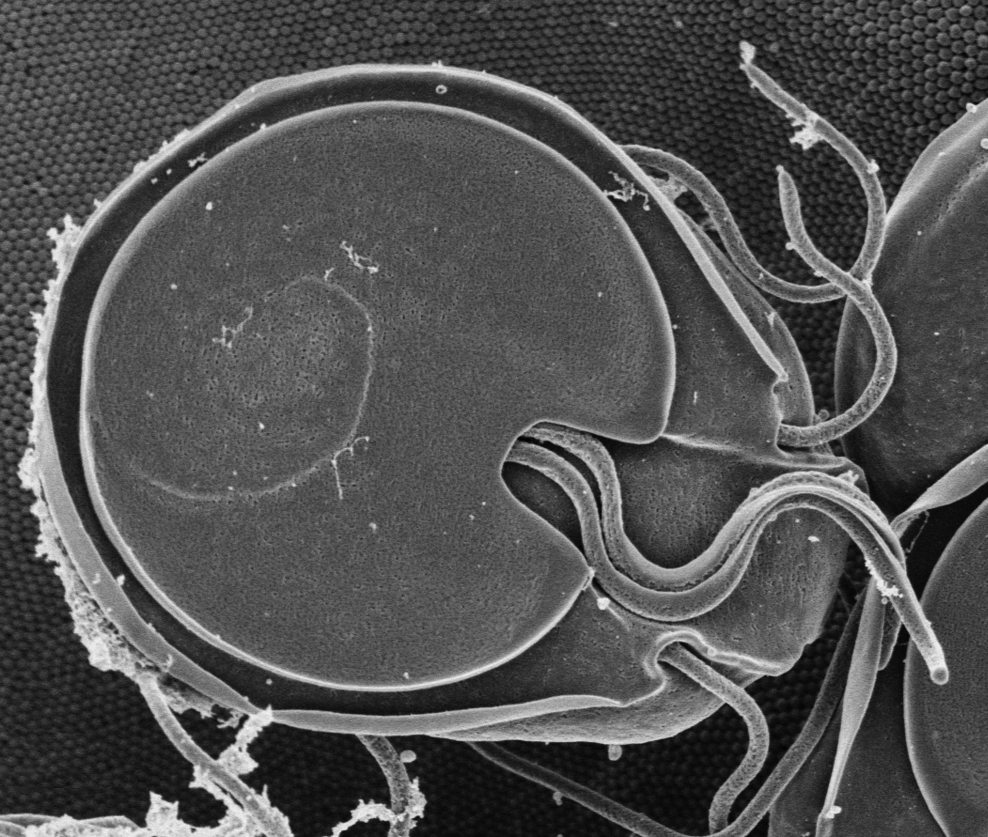
#> input picture trophozoite.tif, 988 x 837 px; the run also reads 1 picture not shown here
$ jupyter execute --allow-errors lab13_report.ipynb   (shell and % lines are left out)
#> lines starting #> are read from the running program, lines starting #| are printed output that depends on the picture
<h1><center>
    ECE 438: Digital Signal Processing with Applications<br/>
    Lab 13: Image Compression<br/>
    <small>Date:</small><br/>
    <small>Section:</small><br>
</center></h1>

[cell 1]
import heapq
import numpy as np
import cv2
from collections import defaultdict
import matplotlib.pyplot as plt
import scipy.fftpack as fftpack

### **0. Introduction**

#### In this lab, we will explore the basics of image compression. Compression helps reduce the amount of data needed to represent an image, thereby saving storage and transmission resources. This lab covers three types of redundancy and how to eliminate them: coding redundancy, spatial redundancy, and irrelevant information. We will also implement JPEG compression techniques, including traditional JPEG and modern JPEG 2000.

### **1. Coding Redundancy: Huffman Coding**

#### **Introduction**

Coding redundancy refers to using more bits than necessary to represent image data. **Huffman coding** is a very effective lossless data compression technique that reduces coding redundancy by assigning shorter codes to more frequently occurring symbols. In this exercise, we will implement Huffman encoding and decoding for image pixel values.

The basic principle of Huffman coding is to construct a binary tree (Huffman tree), where each leaf node represents a symbol (in an image, a pixel value). The construction of the Huffman tree is based on the probability (frequency) of symbols, with higher frequency symbols having shorter paths, minimizing the overall code length.

When processing an image, the first step is to count the frequency of each pixel value (ranging from 0 to 255). Then, based on these frequencies, a Huffman tree is constructed, and a unique binary code is generated for each pixel value. Using these codes, we can encode the entire image, achieving compression by reducing the storage space required.

#### **Mathematical Description of Huffman Coding**

Suppose we have $n$ symbols $s_1, s_2, \dots, s_n$, with their respective probabilities being $p_1, p_2, \dots, p_n$. The goal of Huffman coding is to generate a code such that the average code length $L$ is minimized.

The formula for the average code length is:

$$
L = \sum_{i=1}^{n} p_i \times l_i
$$

where $l_i$ is the code length for symbol $s_i$.

Huffman coding generates a prefix code by constructing a binary tree. All symbols are initially treated as individual nodes and sorted by their frequencies. Each time, the two nodes with the lowest frequencies are selected and merged to form a new node, continuing until all nodes are combined into a single tree. This resulting tree is called the Huffman tree.

For image data, assume we have a grayscale image with pixel values ranging from 0 to 255. We first count the frequency of each pixel value and then use these frequencies to construct the Huffman tree. The encoding process replaces each pixel value with its corresponding Huffman code, resulting in compressed image data.

#### **Significance of Huffman Encoding and Decoding**

Huffman coding achieves data compression by reducing the code length for frequently occurring symbols. Through experiments, we can observe that using Huffman coding significantly reduces the storage space required for an image while retaining lossless data integrity. Huffman decoding, on the other hand, restores the encoded data to its original form.

In this lab, we will encode and decode the pixel values of an image, observe the effect of Huffman coding on compression, and compare the data size before and after encoding.

#### **Exercise 1: Huffman Encoding and Decoding of an Image**

In this exercise, you will implement Huffman encoding and decoding for the pixel values of a grayscale image. First, calculate the frequency of each pixel value (0-255), then construct a Huffman tree, generate the codes, and use them to encode and decode the image.

**Task:** Complete the following `huffman_decode_image` function by implementing the code to traverse the Huffman tree using the bits from the encoded image. Replace the missing part marked as a student task.

[cell 2]
class HuffmanNode:
    def __init__(self, char, freq):
        self.char = char
        self.freq = freq
        self.left = None
        self.right = None

    def __lt__(self, other):
        return self.freq < other.freq

# Function to build the Huffman tree
def build_huffman_tree(freq_dict):
    heap = []
    for char, freq in freq_dict.items():
        heapq.heappush(heap, HuffmanNode(char, freq))

    while len(heap) > 1:
        left = heapq.heappop(heap)
        right = heapq.heappop(heap)

        # Merge nodes
        merged = HuffmanNode(None, left.freq + right.freq)
        merged.left = left
        merged.right = right

        heapq.heappush(heap, merged)

    return heap[0]

# Function to generate Huffman codes
def generate_huffman_codes(root, code='', code_dict={}):
    if root is not None:
        if root.char is not None:
            code_dict[root.char] = code
        generate_huffman_codes(root.left, code + '0', code_dict)
        generate_huffman_codes(root.right, code + '1', code_dict)
    return code_dict

# Function to encode an image using Huffman codes
def huffman_encode_image(image, codes):
    encoded_image = ""
    for pixel in image.flatten():
        encoded_image += codes[pixel]
    return encoded_image

# Function to decode a Huffman encoded string
def huffman_decode_image(encoded_image, root, shape):
    decoded_image = []
    current_node = root
    for bit in encoded_image:
        # Exercise 1:
        # Hint: Traverse to the left or right based on the current bit ('0' or '1')
        # If a leaf node is reached, append its character to the decoded_image list and return to the root.

        if bit == '0':
            # Go to the left child node
            current_node = None
        else:
            # Go to the right child node
            pass
        if current_node.left is None and current_node.right is None:
            decoded_image.append(current_node.char)
            current_node = root

    return np.array(decoded_image).reshape(shape)

[cell 3]
# Load the image
image_path = 'trophozoite.tif'
image = cv2.imread(image_path, cv2.IMREAD_GRAYSCALE)
#> image is the input picture: shape (837, 988); min 0, max 249, mean 81.7

# Calculate pixel frequency
freq_dict = defaultdict(int)
for pixel in image.flatten():
    freq_dict[pixel] += 1
#> this loop made 826956 passes
#> pixel on passes 1 to 3: 100, 93, 71
#> after the loop, freq_dict = 250 items

# Build Huffman tree and generate codes
root = build_huffman_tree(freq_dict)
#> the loop in build_huffman_tree, `for char, freq in freq_dict.items():` made 250 passes
#> (char, freq) on passes 1 to 3: (100, 5326), (93, 8853), (71, 9494)
#> the loop in build_huffman_tree, `while len(heap) > 1:` made 249 passes
codes = generate_huffman_codes(root)
#> codes = 250 items

# Encode and decode the image
encoded_image = huffman_encode_image(image, codes)
#> the loop in huffman_encode_image, `for pixel in image.flatten():` made 826956 passes
#> pixel on passes 6 to 8: 47, 63, 73
#> (the rest of this cell did not finish here and is left out)

#> after the loop in huffman_decode_image, `for bit in encoded_image:`: decoded_image = []

# Calculate original and encoded data size
original_size = len(image.flatten()) * 8  # Original image size in bits
encoded_size = len(encoded_image)  # Encoded size in bits
compression_ratio = original_size / encoded_size

print("Original image and decoded image are equal:", np.array_equal(image, decoded_image))
print(f"Original data size: {original_size} bits")
print(f"Encoded data size: {encoded_size} bits")
print(f"Compression ratio: {compression_ratio:.2f}")

[cell 4]
# Display original and decoded images
plt.figure(figsize=(10, 5))
plt.subplot(1, 2, 1)
plt.imshow(image, cmap='gray')
plt.title('Original Image')
plt.axis('off')

plt.subplot(1, 2, 2)
#> (the rest of this cell did not finish here and is left out)

### **2. Spatial Redundancy: Lossless Predictive Coding**

#### **Introduction**

Spatial redundancy occurs when pixel values can be predicted from neighboring pixels. In **lossless predictive coding**, we use the values of neighboring pixels to predict the current pixel value.

#### **Predictive Coding Formula**

For a given pixel value $P(i, j)$, a linear predictor can be used to obtain the predicted value $\hat{P}(i, j)$, for example:

$$
\hat{P}(i, j) = P(i, j-1)
$$

The transmitted value is the residual, which is the difference between the actual pixel value and the predicted value:

$$
R(i, j) = P(i, j) - \hat{P}(i, j)
$$

#### **Exercise 2: Lossless Predictive Coding**

In this exercise, you will implement predictive coding for the pixel values of a grayscale image. The goal is to reduce spatial redundancy by predicting each pixel value based on its neighboring pixel and calculating the residual.

**Task:** Complete the following `predictive_coding` function by implementing the code to predict each pixel value based on its left neighbor. Replace the missing part marked as a student task.

[cell 5]
def predictive_coding(image):
    height, width = image.shape
    residual = np.zeros_like(image)

    # Exercise 2: Implement predictive coding
    # Hint: Use the value of the left pixel (i, j-1) to predict the current pixel value (i, j)
    for i in range(height):
        for j in range(1, width):
            # Use the left pixel to predict the current pixel value
            residual[i, j] = None

    return residual

[cell 6]
# Load the image
image_path = 'matches-aligned.tif'
image = cv2.imread(image_path, cv2.IMREAD_GRAYSCALE)
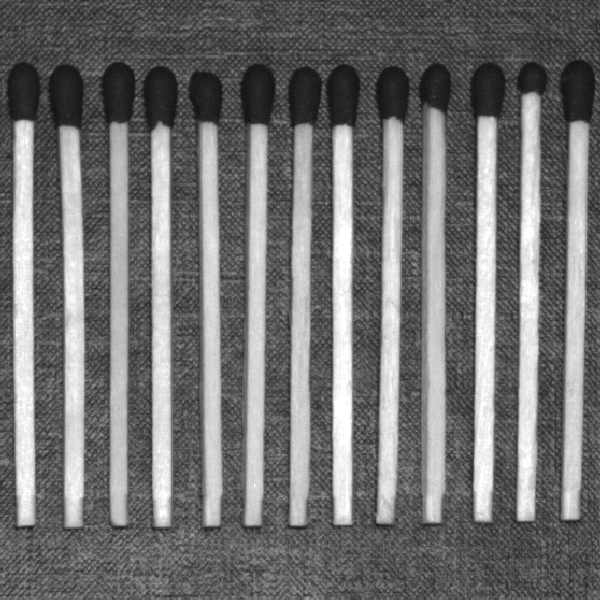
#> input picture matches-aligned.tif, 600 x 600 px
#> image is the input picture: shape (600, 600); min 17, max 255, mean 112.8

# Apply predictive coding
#> (the rest of this cell did not finish here and is left out)

# Display original and residual images
plt.figure(figsize=(10, 5))
plt.subplot(1, 2, 1)
plt.imshow(image, cmap='gray')
plt.title('Original Image')
plt.axis('off')

plt.subplot(1, 2, 2)
plt.imshow(residual, cmap='gray')
plt.title('Residual Image')
plt.axis('off')
plt.show()

[cell 7]
freq_dict_original = defaultdict(int)
for pixel in image.flatten():
    freq_dict_original[pixel] += 1
#> this loop made 360000 passes
#> pixel on passes 1 to 3: 94, 94, 85
#> after the loop, freq_dict_original = 239 items

root_original = build_huffman_tree(freq_dict_original)
#> the loop in build_huffman_tree (call 2), `for char, freq in freq_dict.items():` made 239 passes
#> (char, freq) on passes 1 to 3: (94, 4469), (85, 4800), (72, 5434)
#> the loop in build_huffman_tree (call 2), `while len(heap) > 1:` made 238 passes
codes_original = generate_huffman_codes(root_original)
#> codes_original = 256 items

encoded_original_image = huffman_encode_image(image, codes_original)
#> the loop in huffman_encode_image (call 2), `for pixel in image.flatten():` made 360000 passes
#> pixel on passes 7 to 9: 88, 92, 80
encoded_original_size = len(encoded_original_image)  # Encoded size in bits
#> encoded_original_size = 2655478
#> (the rest of this cell did not finish here and is left out)

### **3. Irrelevant Information: Quantization Compression**

#### **Introduction**

Quantization compression is a form of **lossy compression**, which reduces the precision of pixel values in an image. By grouping similar values together, quantization allows for substantial data compression with minimal perceived quality loss. This is especially useful in scenarios where some loss of information is acceptable in exchange for significant reductions in data size.

The process of quantization can be mathematically expressed as:

$$
\hat{I}_{ij} = \left( \frac{I_{ij}}{Q} \right) \times Q
$$

where $I_{ij}$ is the original pixel value, $Q$ is the quantization level, and $\hat{I}_{ij}$ is the quantized value. This operation effectively reduces the number of distinct values that a pixel can take by grouping nearby values, resulting in compression.

#### **RMSE Calculation**

Quantization introduces loss, and to evaluate the quality of the quantized image compared to the original, we use the **Root Mean Square Error (RMSE)**. RMSE provides an objective measure of the error introduced during compression:

$$
RMSE = \sqrt{\frac{1}{M \times N} \sum_{i=1}^M \sum_{j=1}^N (I_{ij} - \hat{I}_{ij})^2}
$$

where $I_{ij}$ is the original pixel value, $\hat{I}_{ij}$ is the quantized pixel value, and $M \times N$ is the total number of pixels.

#### **Exercise 3: Quantization Compression**

In this exercise, you will apply quantization to a grayscale image to reduce its precision and observe the resulting data compression and quality loss. The RMSE will be used to evaluate the quality of the quantized image compared to the original.

**Task 1:** Complete the following `quantize` function by adjusting the precision of pixel values according to the quantization level. Replace the missing part marked as a student task.

**Task 2:** Complete the following `calculate_rmse function`, which calculates the RMSE between the original and quantized images.

[cell 8]
# Function for quantization
def quantize(image, quantization_level):
    # Apply quantization to reduce image precision
    # Hint: Divide the pixel values by the quantization level, and then multiply back to restore the value range
    quantized_image = None
    return quantized_image

# Function to calculate RMSE
def calculate_rmse(original, compressed):
    #Hint: calculate the difference between the original and compressed images, then compute take the square root of the mean squared error
    RMSE = None
    return RMSE

[cell 9]
# Load the image
image_path = 'vase.tif'
image = cv2.imread(image_path, cv2.IMREAD_GRAYSCALE)
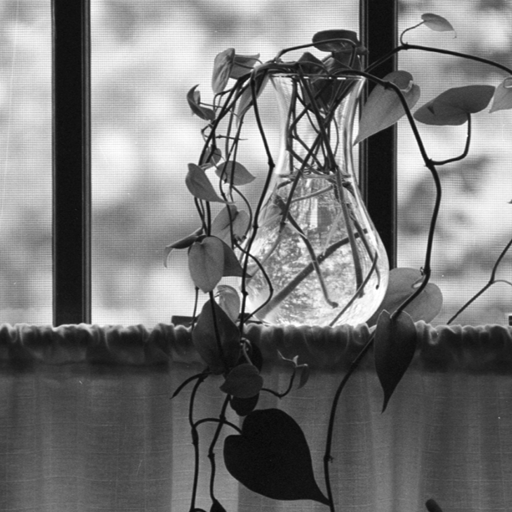
#> input picture vase.tif, 512 x 512 px
#> image is the input picture: shape (512, 512); min 6, max 255, mean 118.2

# Apply quantization
quantization_level = 16  # Adjust the quantization level to observe different effects
quantized_image = quantize(image, quantization_level)

# Display original and quantized images
plt.figure(figsize=(10, 5))
plt.subplot(1, 2, 1)
plt.imshow(image, cmap='gray')
plt.title('Original Image')
plt.axis('off')

plt.subplot(1, 2, 2)
#> (the rest of this cell did not finish here and is left out)

[cell 10]
# Calculate RMSE
rmse_value = calculate_rmse(image, quantized_image)
#> (the rest of this cell did not finish here and is left out)

### **4. JPEG Compression**

#### **Introduction**

**JPEG (Joint Photographic Experts Group) compression** is a widely used lossy image compression method that significantly reduces the file size while maintaining acceptable visual quality. JPEG compression relies on several key steps: **Discrete Cosine Transform (DCT)**, **quantization**, and **entropy encoding**.

#### **JPEG Compression Process**

1. **Color Space Transformation**: The image is first converted from the RGB color space to the YCbCr color space, separating brightness (Y) from chrominance components (Cb and Cr). This allows for more effective compression, as the chrominance components can be downsampled without significantly affecting perceived image quality.

2. **Block Division**: The image is divided into non-overlapping blocks of size $8 \times 8$ pixels. Each block is processed separately to facilitate DCT and quantization.

3. **Discrete Cosine Transform (DCT)**: Each $8 \times 8$ block undergoes a **Discrete Cosine Transform (DCT)** to convert the pixel values from the spatial domain to the frequency domain. The DCT formula for an $8 \times 8$ block is:

   $$
   F(u, v) = \frac{1}{4} C(u) C(v) \sum_{x=0}^{7} \sum_{y=0}^{7} f(x, y) \cos\left(\frac{(2x+1)u\pi}{16}\right) \cos\left(\frac{(2y+1)v\pi}{16}\right)
   $$

   where $f(x, y)$ is the pixel value at position $(x, y)$, and $C(u), C(v)$ are scaling factors defined as:

   $$
   C(u), C(v) =
   \begin{cases}
   \frac{1}{\sqrt{2}} & \text{if } u, v = 0 \\
   1 & \text{otherwise}
   \end{cases}
   $$

   The DCT transforms the image into a set of frequency components, with lower frequencies containing most of the image information and higher frequencies representing finer details.

4. **Quantization**: The DCT coefficients are quantized to reduce the precision of the higher frequency components, which results in data loss but also significant reduction in file size. This is achieved by dividing each DCT coefficient by a corresponding value in a quantization matrix and rounding to the nearest integer:

   $$
   Q(u, v) = \text{round}\left(\frac{F(u, v)}{q(u, v)}\right)
   $$

   where $F(u, v)$ is the DCT coefficient and $q(u, v)$ is the quantization factor from the quantization matrix. Larger quantization factors lead to greater compression but also greater quality loss.

   The **quantization matrix** plays a crucial role in determining the level of compression. A typical quantization matrix is:

   $$
   \begin{bmatrix}
   16 & 11 & 10 & 16 & 24 & 40 & 51 & 61 \\
   12 & 12 & 14 & 19 & 26 & 58 & 60 & 55 \\
   14 & 13 & 16 & 24 & 40 & 57 & 69 & 56 \\
   14 & 17 & 22 & 29 & 51 & 87 & 80 & 62 \\
   18 & 22 & 37 & 56 & 68 & 109 & 103 & 77 \\
   24 & 35 & 55 & 64 & 81 & 104 & 113 & 92 \\
   49 & 64 & 78 & 87 & 103 & 121 & 120 & 101 \\
   72 & 92 & 95 & 98 & 112 & 100 & 103 & 99
   \end{bmatrix}
   $$

   The top-left values (lower frequencies) are smaller, leading to finer quantization, while the bottom-right values (higher frequencies) are larger, allowing for greater compression.

5. **Entropy Encoding**: The quantized DCT coefficients are then entropy encoded using **Huffman coding** or **Run-Length Encoding (RLE)** to further reduce the file size by encoding frequently occurring values with shorter codes.

**The content of JPEG decompression will not be covered in this lab. Students who are interested can explore it on their own.**

### **Exercise 4: JPEG Compression**

In this exercise, you will implement JPEG compression using DCT, quantization, and decompression using IDCT.

**Task:** Complete the following `jpeg_compress` function to quantize the DCT-transformed block and store the quantized block in the compressed image. Replace the missing part marked as a student task.

[cell 11]
# Function for 8x8 DCT transformation
def dct_8x8(block):
    return fftpack.dct(fftpack.dct(block.T, norm='ortho').T, norm='ortho')

# Function for 8x8 IDCT transformation
def idct_8x8(block):
    return fftpack.idct(fftpack.idct(block.T, norm='ortho').T, norm='ortho')
# Define quantization matrix

quantization_matrix = np.array([[16, 11, 10, 16, 24, 40, 51, 61],
                                [12, 12, 14, 19, 26, 58, 60, 55],
                                [14, 13, 16, 24, 40, 57, 69, 56],
                                [14, 17, 22, 29, 51, 87, 80, 62],
                                [18, 22, 37, 56, 68, 109, 103, 77],
                                [24, 35, 55, 64, 81, 104, 113, 92],
                                [49, 64, 78, 87, 103, 121, 120, 101],
                                [72, 92, 95, 98, 112, 100, 103, 99]])
# Function to perform JPEG compression with padding
def jpeg_compress(image, quantization_matrix):
    # Pad the image to ensure its dimensions are multiples of 8
    height, width = image.shape
    pad_height = (8 - (height % 8)) % 8
    pad_width = (8 - (width % 8)) % 8
    padded_image = np.pad(image, ((0, pad_height), (0, pad_width)), mode='constant', constant_values=0)

    compressed_image = np.zeros_like(padded_image, dtype=np.float32)

    # Divide the image into 8x8 blocks and apply DCT + quantization
    for i in range(0, padded_image.shape[0], 8):
        for j in range(0, padded_image.shape[1], 8):
            block = padded_image[i:i+8, j:j+8]
            dct_block = dct_8x8(block)
            # Exericise 4: Quantize the DCT block and store in the compressed image
            # Hint: Divide the DCT block by the quantization matrix and round the result to the nearest integer
            quantized_block = None
            compressed_image[i:i+8, j:j+8] = quantized_block

    return compressed_image, padded_image.shape

# Function to perform JPEG decompression
def jpeg_decompress(compressed_image, quantization_matrix, original_shape):
    decompressed_image = np.zeros_like(compressed_image, dtype=np.float32)

    # Divide the compressed image into 8x8 blocks and apply IDCT
    for i in range(0, compressed_image.shape[0], 8):
        for j in range(0, compressed_image.shape[1], 8):
            block = compressed_image[i:i+8, j:j+8]
            dequantized_block = block * quantization_matrix
            idct_block = idct_8x8(dequantized_block)
            decompressed_image[i:i+8, j:j+8] = idct_block

    # Clip the image to the original shape
    decompressed_image = decompressed_image[:original_shape[0], :original_shape[1]]
    return np.clip(decompressed_image, 0, 255).astype(np.uint8)

[cell 12]
# Load the image
image_path = 'moon.tif'
image = cv2.imread(image_path, cv2.IMREAD_GRAYSCALE)
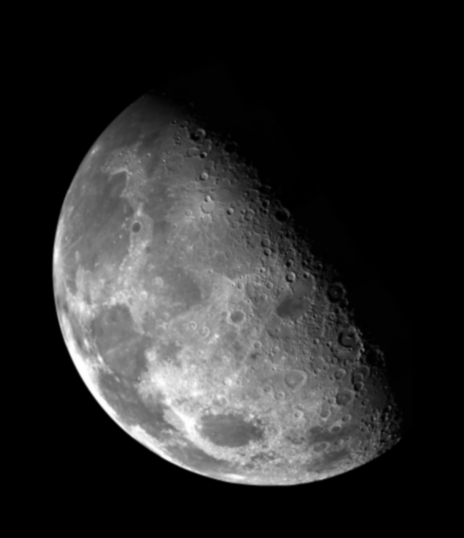
#> input picture moon.tif, 464 x 538 px
#> image is the input picture: shape (538, 464); min 0, max 254, mean 42.6

# Perform JPEG compression and decompression
compressed_image, padded_shape = jpeg_compress(image, quantization_matrix)
#> (the rest of the program and of its run is left out)
